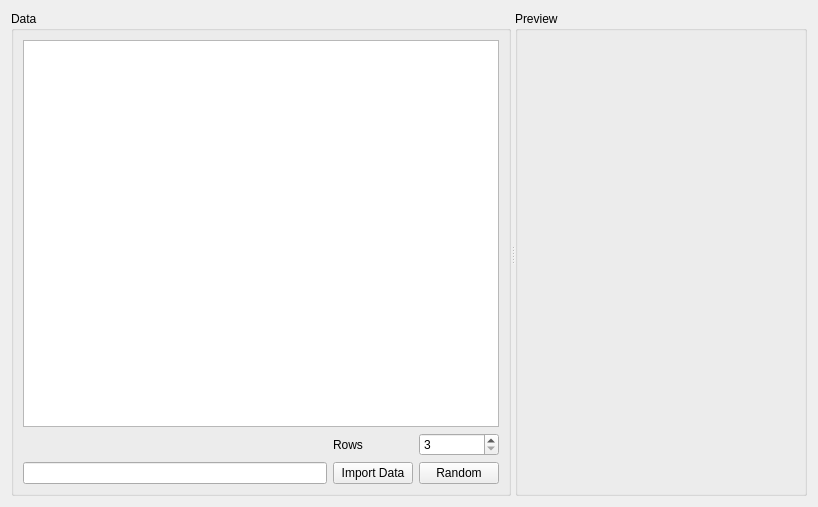
<?xml version="1.0" encoding="UTF-8"?>
<ui version="4.0">
 <class>ContourWindow</class>
 <widget class="QWidget" name="ContourWindow">
  <property name="geometry">
   <rect>
    <x>0</x>
    <y>0</y>
    <width>818</width>
    <height>507</height>
   </rect>
  </property>
  <property name="windowTitle">
   <string>Contour</string>
  </property>
  <layout class="QGridLayout" name="gridLayout_3">
   <item row="0" column="0">
    <layout class="QHBoxLayout" name="horizontalLayout">
     <item>
      <widget class="QSplitter" name="splitter">
       <property name="orientation">
        <enum>Qt::Horizontal</enum>
       </property>
       <widget class="QGroupBox" name="groupBox">
        <property name="maximumSize">
         <size>
          <width>500</width>
          <height>16777215</height>
         </size>
        </property>
        <property name="title">
         <string>Data</string>
        </property>
        <layout class="QGridLayout" name="gridLayout_2">
         <item row="0" column="0">
          <layout class="QGridLayout" name="gridLayout_4">
           <item row="2" column="1">
            <widget class="QPushButton" name="importDataButton">
             <property name="text">
              <string>Import Data</string>
             </property>
            </widget>
           </item>
           <item row="2" column="0">
            <widget class="QLineEdit" name="fileEdit">
             <property name="readOnly">
              <bool>true</bool>
             </property>
            </widget>
           </item>
           <item row="0" column="0" colspan="3">
            <widget class="QTableView" name="tableView"/>
           </item>
           <item row="2" column="2">
            <widget class="QPushButton" name="pushButton">
             <property name="text">
              <string>Random</string>
             </property>
            </widget>
           </item>
           <item row="1" column="1">
            <widget class="QLabel" name="label">
             <property name="text">
              <string>Rows</string>
             </property>
            </widget>
           </item>
           <item row="1" column="2">
            <widget class="QSpinBox" name="rowsSpinbox">
             <property name="minimum">
              <number>3</number>
             </property>
             <property name="maximum">
              <number>10000</number>
             </property>
            </widget>
           </item>
          </layout>
         </item>
        </layout>
       </widget>
       <widget class="QGroupBox" name="groupBox_2">
        <property name="title">
         <string>Preview</string>
        </property>
        <layout class="QGridLayout" name="gridLayout">
         <item row="0" column="0">
          <layout class="QVBoxLayout" name="verticalLayout"/>
         </item>
        </layout>
       </widget>
      </widget>
     </item>
    </layout>
   </item>
  </layout>
 </widget>
 <resources/>
 <connections/>
</ui>
